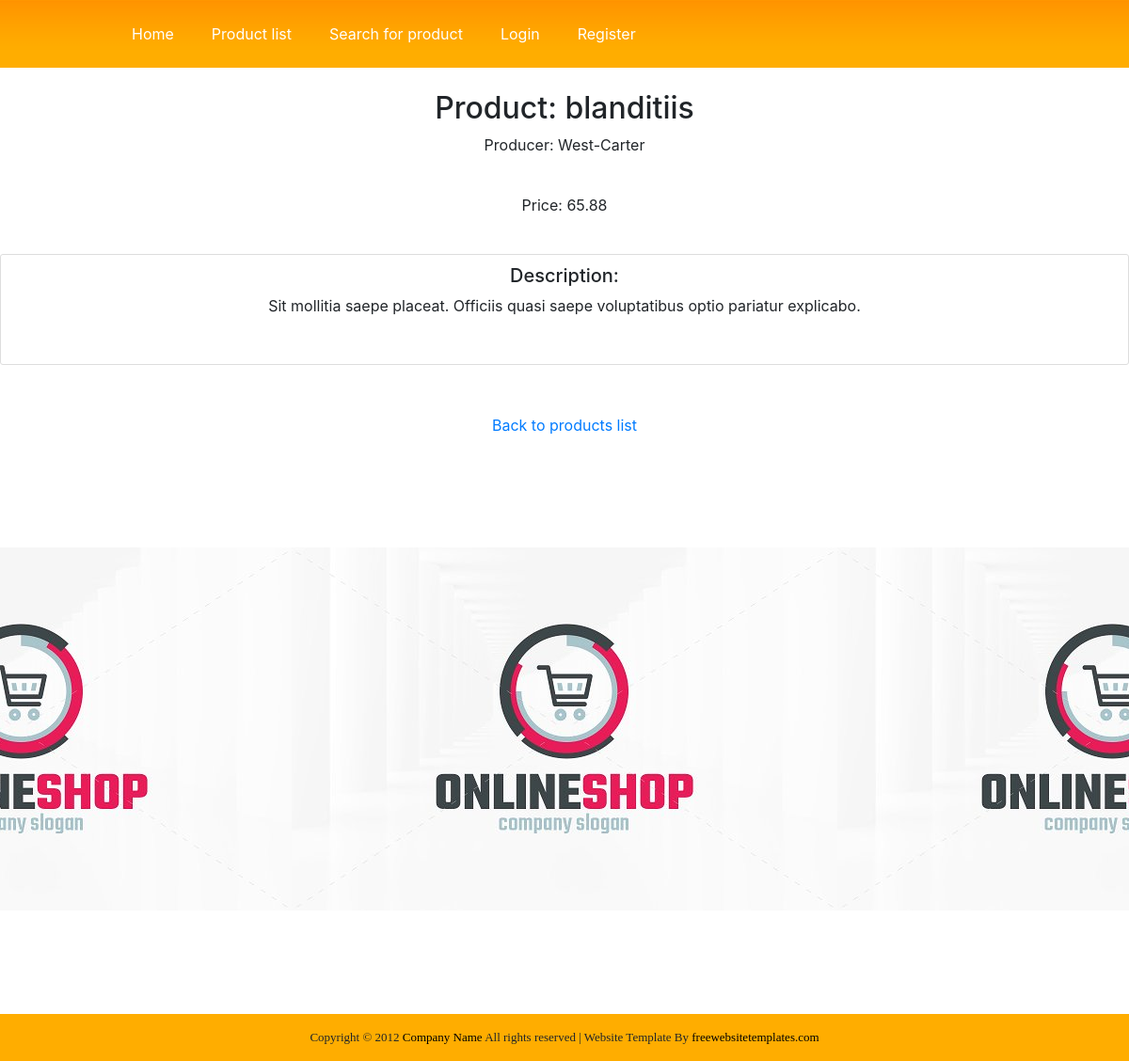
The app's page /product/98/, older data.
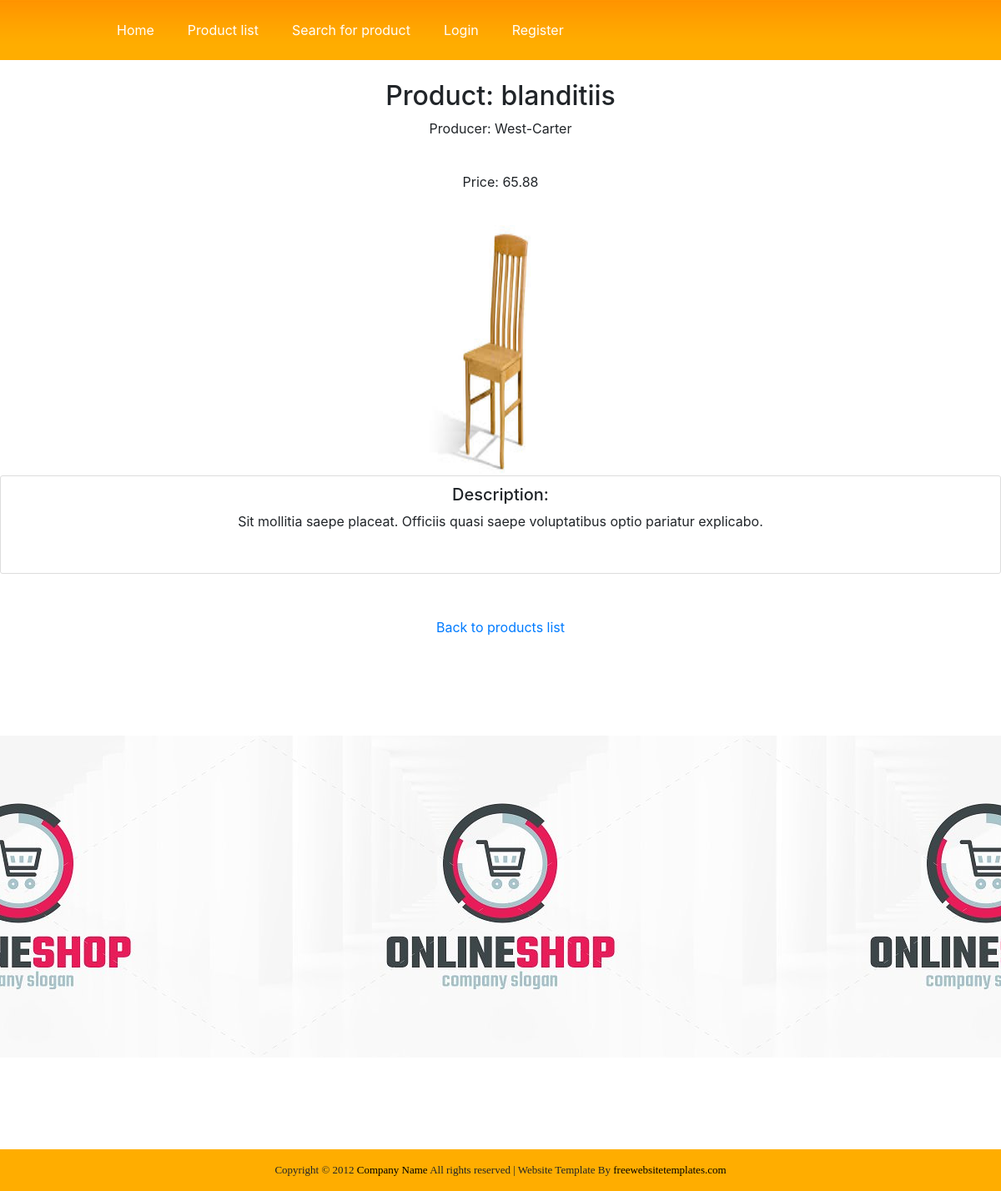
The same page, newer data.
### Shop/models.py (models this page shows)
class Product(models.Model):
    name = models.TextField(max_length=100)
    producer = models.TextField(max_length=100)
    description = models.TextField()
    price = models.DecimalField(max_digits=10, decimal_places=2)
    image = models.ImageField(upload_to='images/', blank=True)

### Shop/views.py (the view)
# urls.py: url(r'^product/(?P<product_id>[0-9]+)/$', ProductInfoView.as_view(), name='product_info'),
class ProductInfoView(View):
    template_name = 'product_info.html'
    def get(self, request, product_id):
        product = Product.objects.get(id=product_id)
        return render(request, self.template_name, {'product': product})

### templates/product_info.html
{% extends "base.html" %}
{% load crispy_forms_tags %}
{% block content %}
    <center>
<h2>Product: {{ product.name }}</h2>
    <p>Producer: {{ product.producer }}</p><br>
    <p>Price: {{ product.price }}</p><br>
    {% if product.image %}
        <img width="200" height="300" src="{{ product.image.url }}">
    {% endif %}
    <article class="media content-section">
        <div class="media-body">
         <h5>Description:</h5>
            <p>{{ product.description }}</p><br>
        </div>
    </article>
    <br>
    <a class="nav-item nav-link" href="{% url 'Shop:products_list' %}">Back to products list</a>
    </center>
{% endblock content %}

### templates/base.html (shortened to what this page needs)
{% load staticfiles %}
<!DOCTYPE html>
<html>
<head>
 <link rel="stylesheet" href="https://maxcdn.bootstrapcdn.com/bootstrap/4.0.0/css/bootstrap.min.css">
<link rel="stylesheet" type="text/css" href="{% static 'css/style.css' %}">
</head>
<body>
<div id="header">
  <ul class="navigation">
               {% if user.is_authenticated %}
                <li>Logged as: {{ user.first_name }}</li>
                <li class="active"><a href="{% url 'main' %}">Home</a></li>
                <li><a href="{% url 'Shop:products_list' %}">Product list</a></li>
                <li><a href="{% url 'Shop:search' %}">Search for product</a></li>
                <li><a href="{% url 'Common:password_reset' %}">Password Reset</a></li>
                <li><a href="{% url 'Common:logout' %}">Logout</a></li>
               {% else %}
                <li class="active"><a href="{% url 'main' %}">Home</a></li>
                <li><a href="{% url 'Shop:products_list' %}">Product list</a></li>
                <li><a href="{% url 'Shop:search' %}">Search for product</a></li>
                <li><a href="{% url 'Common:login' %}">Login</a></li>
                <li><a href="{% url 'Common:register' %}">Register</a></li>
               {% endif %}
  </ul>
</div>
<div id="body"><br>
    {% block content %}
    {% endblock content %}
  <div class="banner">&nbsp;</div>
<div id="footer">
  <div id="footnote">
    <div class="section">Copyright &copy; 2012 <a href="#">Company Name</a> All rights reserved | Website Template By <a target="_blank" href="http://www.freewebsitetemplates.com/">freewebsitetemplates.com</a></div>
  </div>
</div>
</body>
</html>

### Common/static/css/style.css (style rules this page uses)
.content-section { background: #ffffff; padding: 10px 20px; border: 1px solid #dddddd; border-radius: 3px; margin-bottom: 20px; }
body { margin:0; padding:0; background: url("../media/bg-body.gif"); background-repeat:repeat-x; }
#header { width:960px; height:72px; position:relative; margin:0 auto; }
#header ul.navigation { list-style-type: none; margin: 0; padding: 0; overflow: hidden; background-color:#ffad005; }
#header ul.navigation li { float: left; }
#header ul.navigation li a { display: block; color: white; text-align: center; padding: 24px 20px; text-decoration: none; }
#body div.banner { background:url("../media/shop.jpg"); background-position:center; background-repeat:repeat-x; height:606px; }
#footer { background-color:#310000; background-image:none; }
#footer .section { width:960px; margin:0 auto; overflow:hidden; position:relative; }
#footer #footnote { background-color:#ffad00; }
#footer #footnote .section { width:960px; height:50px; text-align:center; line-height:50px; font-family:"Myriad Pro"; font-size:13px; }
#footer #footnote .section a { text-decoration:none; color:#000000; }

Row changes from the older to the newer data that the page shows:
changed Product "blanditiis": image: picture added
